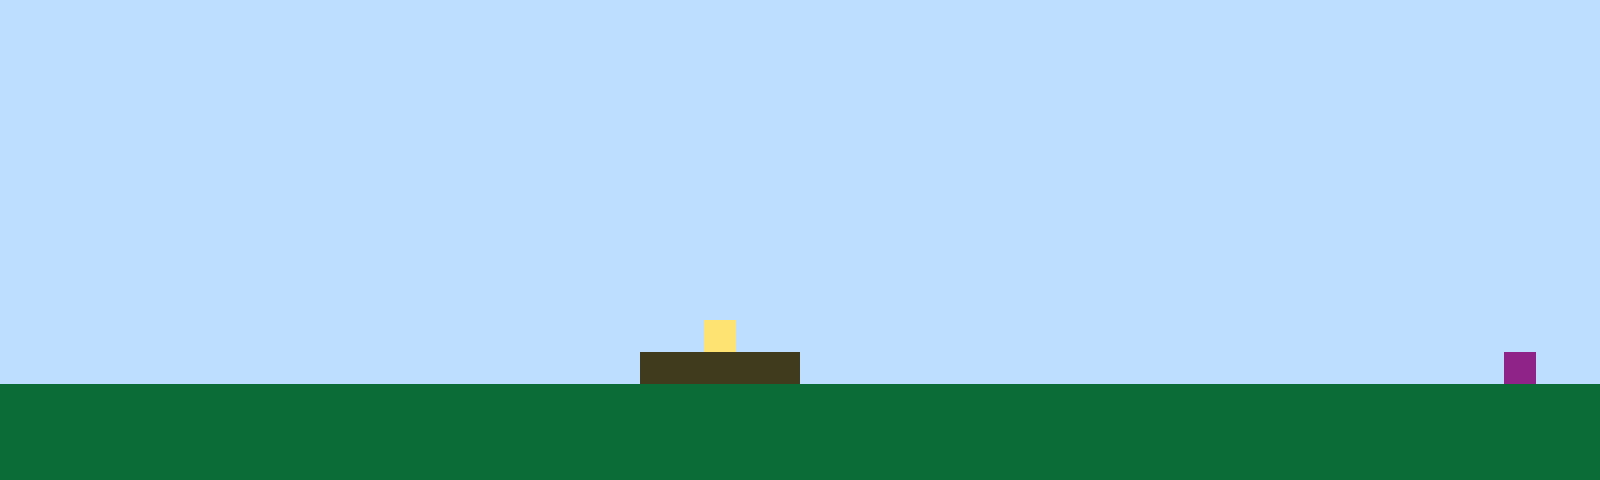

Below is a game level as drawn by its tile map, then a one-line description and the .tmx file that defines it, in full:
An orthogonal 50x15 tile map with 32x32 px tiles, 1 tile layer (Tile Layer 1).

<map version="1.10" tiledversion="1.11.2" orientation="orthogonal" renderorder="right-up" width="50" height="15" tilewidth="32" tileheight="32" infinite="0" nextlayerid="2" nextobjectid="1"><editorsettings><export target="map1.csv" format="csv" /></editorsettings><tileset firstgid="1" name="sprites" tilewidth="32" tileheight="32" tilecount="6" columns="3"><image source="sprites.png" width="96" height="64" /></tileset><layer id="1" name="Tile Layer 1" width="50" height="15"><data encoding="csv">1,1,1,1,1,1,1,1,1,1,1,1,1,1,1,1,1,1,1,1,1,1,1,1,1,1,1,1,1,1,1,1,1,1,1,1,1,1,1,1,1,1,1,1,1,1,1,1,1,1,1,1,1,1,1,1,1,1,1,1,1,1,1,1,1,1,1,1,1,1,1,1,1,1,1,1,1,1,1,1,1,1,1,1,1,1,1,1,1,1,1,1,1,1,1,1,1,1,1,1,1,1,1,1,1,1,1,1,1,1,1,1,1,1,1,1,1,1,1,1,1,1,1,1,1,1,1,1,1,1,1,1,1,1,1,1,1,1,1,1,1,1,1,1,1,1,1,1,1,1,1,1,1,1,1,1,1,1,1,1,1,1,1,1,1,1,1,1,1,1,1,1,1,1,1,1,1,1,1,1,1,1,1,1,1,1,1,1,1,1,1,1,1,1,1,1,1,1,1,1,1,1,1,1,1,1,1,1,1,1,1,1,1,1,1,1,1,1,1,1,1,1,1,1,1,1,1,1,1,1,1,1,1,1,1,1,1,1,1,1,1,1,1,1,1,1,1,1,1,1,1,1,1,1,1,1,1,1,1,1,1,1,1,1,1,1,1,1,1,1,1,1,1,1,1,1,1,1,1,1,1,1,1,1,1,1,1,1,1,1,1,1,1,1,1,1,1,1,1,1,1,1,1,1,1,1,1,1,1,1,1,1,1,1,1,1,1,1,1,1,1,1,1,1,1,1,1,1,1,1,1,1,1,1,1,1,1,1,1,1,1,1,1,1,1,1,1,1,1,1,1,1,1,1,1,1,1,1,1,1,1,1,1,1,1,1,1,1,1,1,1,1,1,1,1,1,1,1,1,1,1,1,1,1,1,1,1,1,1,1,1,1,1,1,1,1,1,1,1,1,1,1,1,1,1,1,1,1,1,1,1,1,1,1,1,1,1,1,1,1,1,1,1,1,1,1,1,1,1,1,1,1,1,1,1,1,1,1,1,1,1,1,1,1,1,1,1,1,1,1,1,1,1,1,1,1,1,1,1,1,1,1,1,1,1,1,1,1,1,1,1,1,1,1,1,1,1,1,1,1,1,1,1,1,1,1,1,1,1,1,1,1,1,1,1,1,1,1,1,1,1,1,1,1,1,1,1,1,1,1,1,1,1,1,1,1,1,1,1,1,1,1,4,1,1,1,1,1,1,1,1,1,1,1,1,1,1,1,1,1,1,1,1,1,1,1,1,1,1,1,1,1,1,1,1,1,1,1,1,1,1,1,1,1,1,1,1,1,1,1,3,3,3,3,3,1,1,1,1,1,1,1,1,1,1,1,1,1,1,1,1,1,1,1,1,1,1,6,1,1,2,2,2,2,2,2,2,2,2,2,2,2,2,2,2,2,2,2,2,2,2,2,2,2,2,2,2,2,2,2,2,2,2,2,2,2,2,2,2,2,2,2,2,2,2,2,2,2,2,2,2,2,2,2,2,2,2,2,2,2,2,2,2,2,2,2,2,2,2,2,2,2,2,2,2,2,2,2,2,2,2,2,2,2,2,2,2,2,2,2,2,2,2,2,2,2,2,2,2,2,2,2,2,2,2,2,2,2,2,2,2,2,2,2,2,2,2,2,2,2,2,2,2,2,2,2,2,2,2,2,2,2,2,2,2,2,2,2,2,2,2,2,2,2,2,2,2,2,2,2</data></layer></map>
